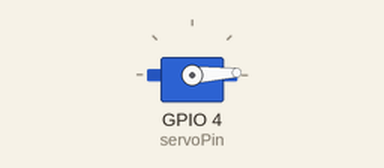
The sketch below on a simulated ESP32. Parts: servo.

Above: at 0.05 s.
At 1.3 s:
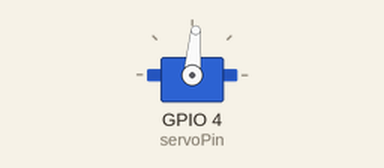
At 2.6 s:
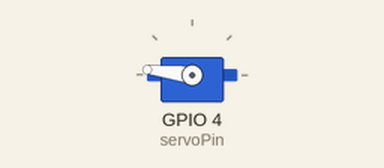
At 5.2 s:
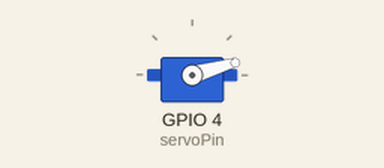
Timing chart, 0 to 7.1 s (numbered marks = the images above):
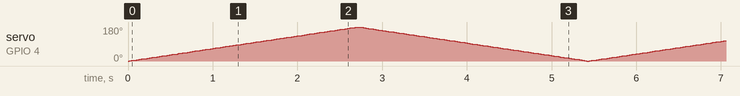

The sketch:

servo_2.ino
```cpp
//**********************************************************************
/*
 * Filename    : Servo Sweep
 * Description : Control the servo motor for sweeping
 * Auther      : http//www.keyestudio.com
*/
#include <ESP32Servo.h>

Servo myservo;  // create servo object to control a servo

int posVal = 0;    // variable to store the servo position
int servoPin = 4; // Servo motor pin

void setup() {
  myservo.setPeriodHertz(50);           // standard 50 hz servo
  myservo.attach(servoPin, 500, 2500);  // attaches the servo on servoPin to the servo object
}
void loop() {

  for (posVal = 0; posVal <= 180; posVal += 1) { // goes from 0 degrees to 180 degrees
    // in steps of 1 degree
    myservo.write(posVal);       // tell servo to go to position in variable 'pos'
    delay(15);                   // waits 15ms for the servo to reach the position
  }
  for (posVal = 180; posVal >= 0; posVal -= 1) { // goes from 180 degrees to 0 degrees
    myservo.write(posVal);       // tell servo to go to position in variable 'pos'
    delay(15);                   // waits 15ms for the servo to reach the position
  }
}
//********************************************************************************
```
